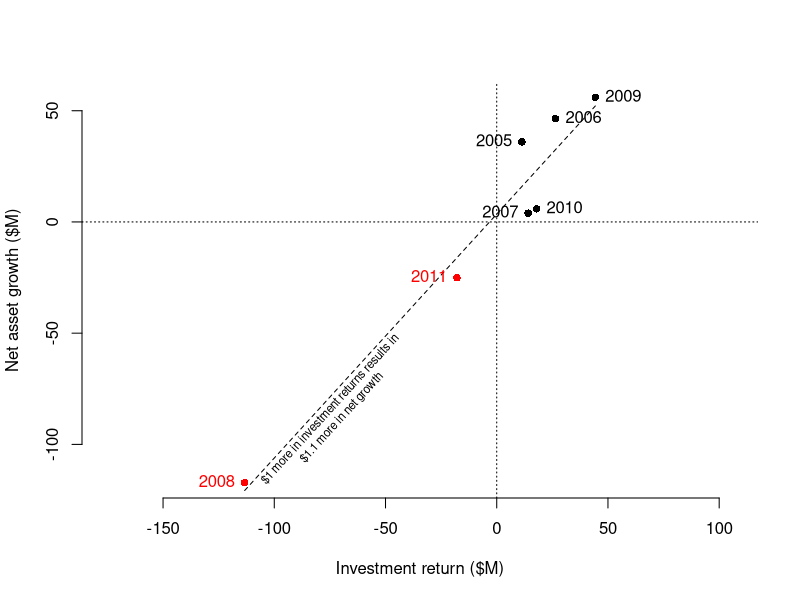
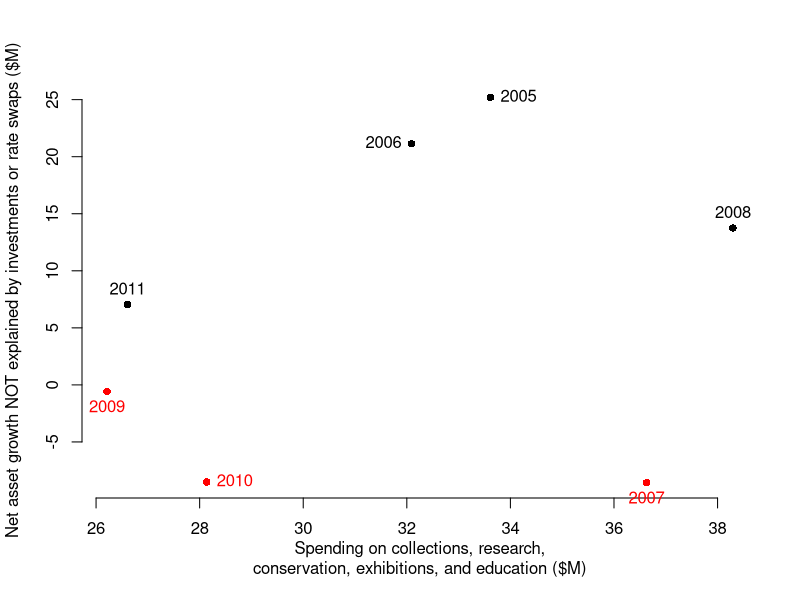
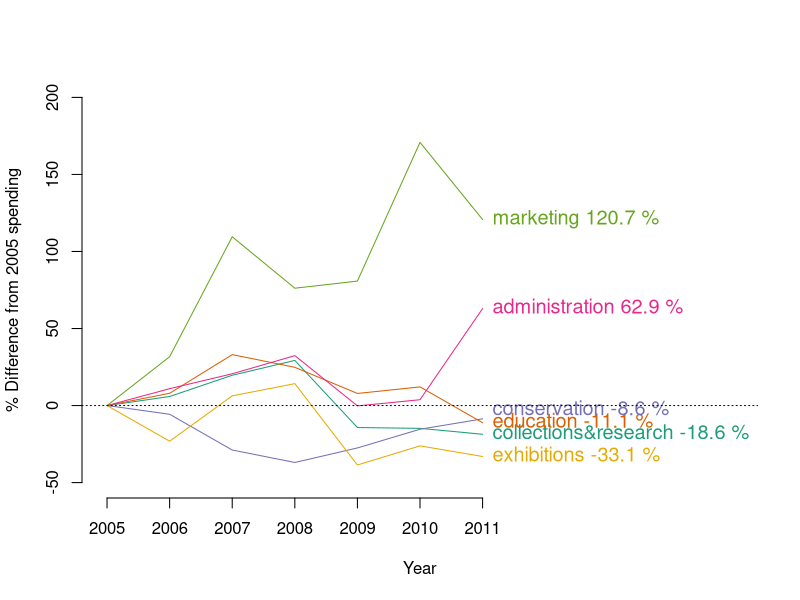
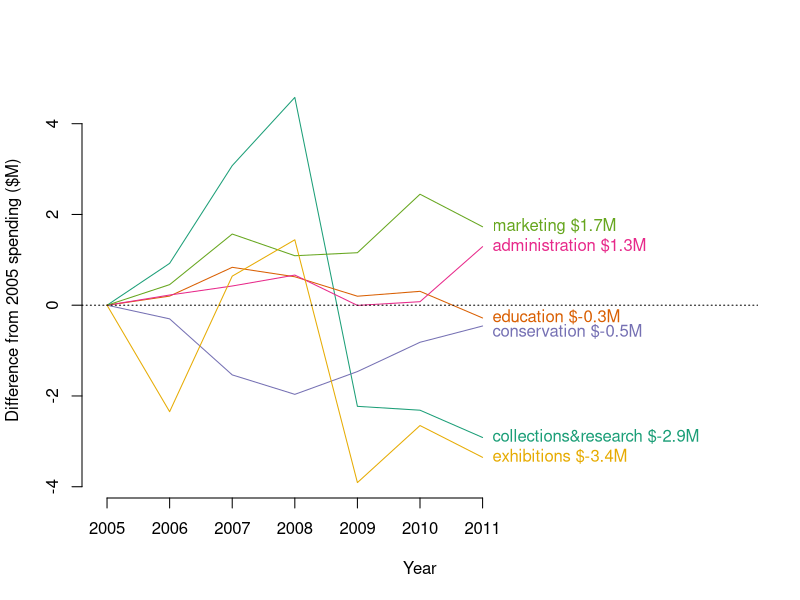
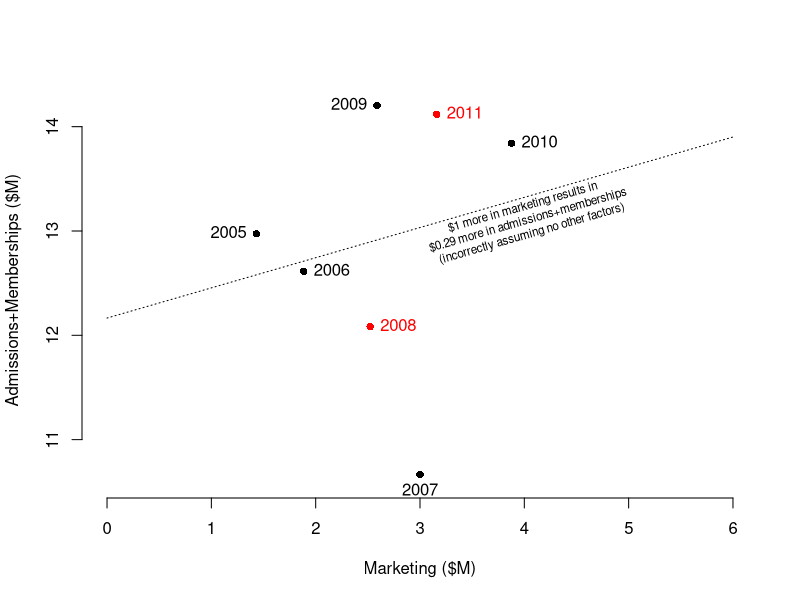

These figures' R source, in order:
library(plotrix)
library(RColorBrewer)
data <- read.delim("FieldMuseum.txt", stringsAsFactors=FALSE)
money <- data[,which(grepl("X", names(data)))]
money <- apply(money, 2, as.numeric)
money <- data.frame(t(money))
colnames(money) <- data$ShortName

export.type <- "png"

SaveImage <- function(name, export.type) {
  if (export.type=="png") {
    png(file=paste(name, export.type, sep="."), width=700, height=700)
  }
  if (export.type=="pdf") {
    pdf(file=paste(name, export.type, sep="."), width=6, height=6)
    
  }
}

SaveImage("AssetsVsInvestment", export.type)
x <- money$investment_return/1e6
y <- (money$net_assets_ending-money$net_assets_beginning)/1e6
plot(x, y, bty="n", xlab="Investment return ($M)", ylab="Net asset growth ($M)", pch=16, asp=1, col=ifelse(y<0, "red", "black")) 
model<-lm(y~x)
lines(x=range(x), y=predict(model, newdata=data.frame(x=range(x))), lty="dashed")
abline(h=0, lty="dotted")
abline(v=0, lty="dotted")
#abline(a=0, b=1, lty="dashed")
thigmophobe.labels(x,y,money$year,col=ifelse(y<0, "red", "black")) 
text(x=-75, y=predict(model, newdata=data.frame(x=-75)), labels=paste("$1 more in investment returns results in \n$", round(model$coefficients[2], 2), " more in net growth", sep=""), srt=atan(model$coefficients[2])/pi*180.0, cex=0.7, pos=1)

dev.off()

SaveImage("GrowthResidualsVsMuseumResearchEtc", export.type)
x <- abs(money$collections_research + money$conservation + money$exhibitions + money$education)/1e6
y <- (money$net_assets_ending - money$net_assets_beginning - money$investment_return - money$rate_swaps)/1e6
plot(x, y, bty="n", xlab="Spending on collections, research,\nconservation, exhibitions, and education ($M)", ylab="Net asset growth NOT explained by investments or rate swaps ($M)", pch=16, col=ifelse(y<0, "red", "black"))
thigmophobe.labels(x,y,money$year,col=ifelse(y<0, "red", "black")) 
dev.off()

DiffFromStart <- function(x) {
  x<-abs(x)
  return(x-x[1]) 
}

PercentDiffFromStart <- function(x) {
  x<-abs(x)
  return(100*(x-x[1])/x[1]) 
}


cols2plot<-c("collections_research", "education", "conservation", "administration", "marketing", "exhibitions")
mypalette<-brewer.pal(length(cols2plot),"Dark2")

SaveImage("PercentSpendingChange", export.type)
plot(x=c(2005, 2015), y=range(c(PercentDiffFromStart(money$exhibitions), PercentDiffFromStart(money$collections_research), PercentDiffFromStart(money$education), PercentDiffFromStart(money$conservation), PercentDiffFromStart(money$administration), PercentDiffFromStart(money$marketing))), ylim=c(-50, 200), xlab="Year", ylab="% Difference from 2005 spending", type="n", bty="n",xaxt="n")
axis(side=1, at=money$year, labels=money$year)

label.pos<-rep(NA, length(cols2plot))
label.text<-rep(NA, length(cols2plot))
for (col.index in sequence(length(cols2plot))) {
   y<-PercentDiffFromStart(money[,which(names(money)==cols2plot[col.index])])
   lines(money$year, y, col=mypalette[col.index])
   label.pos[col.index]<-y[length(y)]
   if(cols2plot[col.index]=="conservation") {
     label.pos[col.index]<-(-3)
   }
   label.text[col.index]<-paste(gsub("_","&",cols2plot[col.index]), round(y[length(y)],1), "%")
}
thigmophobe.labels(rep(max(money$year), length(cols2plot)), label.pos, labels=label.text, text.pos=4,  col=mypalette, cex=1.2)
abline(h=0, lty="dotted")
dev.off()

SaveImage("MonetarySpendingChange", export.type)
plot(x=c(2005, 2015), y=range(c(DiffFromStart(money$exhibitions), DiffFromStart(money$collections_research), DiffFromStart(money$education), DiffFromStart(money$conservation), DiffFromStart(money$administration), DiffFromStart(money$marketing))/1e6), xlab="Year", ylab="Difference from 2005 spending ($M)", type="n", bty="n",xaxt="n")
axis(side=1, at=money$year, labels=money$year)

label.pos<-rep(NA, length(cols2plot))
label.text<-rep(NA, length(cols2plot))
for (col.index in sequence(length(cols2plot))) {
  y<-DiffFromStart(money[,which(names(money)==cols2plot[col.index])])/1e6
  lines(money$year, y, col=mypalette[col.index])
  label.pos[col.index]<-y[length(y)]
  label.text[col.index]<-paste(gsub("_","&",cols2plot[col.index]), " $", round(y[length(y)],1), "M", sep="")
  if(cols2plot[col.index]=="conservation") {
    label.pos[col.index]<-(-0.6)
  }
}
abline(h=0, lty="dotted")
thigmophobe.labels(rep(max(money$year), length(cols2plot)), label.pos, labels=label.text, text.pos=4,  col=mypalette)
dev.off()

SaveImage("MarketingImpact", export.type)
x<-abs(money$marketing)/1e6
y<-(money$admissions+money$memberships)/1e6
model<-lm(y~x)
plot(x, y, xlim=c(0,6), bty="n", pch=16, xlab="Marketing ($M)", ylab="Admissions+Memberships ($M)",col=ifelse((money$net_assets_ending-money$net_assets_beginning)<0, "red", "black"), asp=1)
thigmophobe.labels(x,y,money$year,col=ifelse((money$net_assets_ending-money$net_assets_beginning)<0, "red", "black"))
lines(x=c(0,6), y=predict(model, newdata=data.frame(x=c(0,6))), lty="dotted")
text(x=4, y=predict(model, newdata=data.frame(x=4)), labels=paste("$1 more in marketing results in \n$", round(model$coefficients[2], 2), " more in admissions+memberships\n(incorrectly assuming no other factors)", sep=""), srt=atan(model$coefficients[2])/pi*180.0, cex=0.7, pos=1)
dev.off()